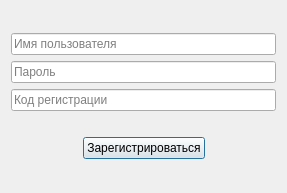
<?xml version="1.0" encoding="UTF-8"?>
<ui version="4.0">
 <class>Dialog</class>
 <widget class="QDialog" name="Dialog">
  <property name="geometry">
   <rect>
    <x>0</x>
    <y>0</y>
    <width>287</width>
    <height>193</height>
   </rect>
  </property>
  <property name="windowTitle">
   <string>Dialog</string>
  </property>
  <layout class="QVBoxLayout" name="verticalLayout">
   <item>
    <spacer name="verticalSpacer_2">
     <property name="orientation">
      <enum>Qt::Vertical</enum>
     </property>
     <property name="sizeHint" stdset="0">
      <size>
       <width>20</width>
       <height>40</height>
      </size>
     </property>
    </spacer>
   </item>
   <item>
    <widget class="QLineEdit" name="usernameLineEdit">
     <property name="inputMethodHints">
      <set>Qt::ImhNoPredictiveText</set>
     </property>
     <property name="placeholderText">
      <string>Имя пользователя</string>
     </property>
    </widget>
   </item>
   <item>
    <widget class="QLineEdit" name="passwordLineEdit">
     <property name="inputMethodHints">
      <set>Qt::ImhHiddenText|Qt::ImhNoAutoUppercase|Qt::ImhNoPredictiveText|Qt::ImhSensitiveData</set>
     </property>
     <property name="echoMode">
      <enum>QLineEdit::Password</enum>
     </property>
     <property name="placeholderText">
      <string>Пароль</string>
     </property>
     <property name="clearButtonEnabled">
      <bool>false</bool>
     </property>
    </widget>
   </item>
   <item>
    <widget class="QLineEdit" name="validationLineEdit">
     <property name="placeholderText">
      <string>Код регистрации</string>
     </property>
    </widget>
   </item>
   <item>
    <widget class="QLabel" name="warningLabel">
     <property name="styleSheet">
      <string notr="true">color: red</string>
     </property>
     <property name="text">
      <string/>
     </property>
     <property name="alignment">
      <set>Qt::AlignCenter</set>
     </property>
    </widget>
   </item>
   <item>
    <layout class="QHBoxLayout" name="horizontalLayout">
     <item>
      <spacer name="horizontalSpacer">
       <property name="orientation">
        <enum>Qt::Horizontal</enum>
       </property>
       <property name="sizeHint" stdset="0">
        <size>
         <width>40</width>
         <height>20</height>
        </size>
       </property>
      </spacer>
     </item>
     <item>
      <widget class="QPushButton" name="registerPushButton">
       <property name="sizePolicy">
        <sizepolicy hsizetype="Fixed" vsizetype="Fixed">
         <horstretch>0</horstretch>
         <verstretch>0</verstretch>
        </sizepolicy>
       </property>
       <property name="text">
        <string>Зарегистрироваться</string>
       </property>
      </widget>
     </item>
     <item>
      <spacer name="horizontalSpacer_2">
       <property name="orientation">
        <enum>Qt::Horizontal</enum>
       </property>
       <property name="sizeHint" stdset="0">
        <size>
         <width>40</width>
         <height>20</height>
        </size>
       </property>
      </spacer>
     </item>
    </layout>
   </item>
   <item>
    <spacer name="verticalSpacer">
     <property name="orientation">
      <enum>Qt::Vertical</enum>
     </property>
     <property name="sizeHint" stdset="0">
      <size>
       <width>20</width>
       <height>40</height>
      </size>
     </property>
    </spacer>
   </item>
  </layout>
 </widget>
 <resources/>
 <connections/>
</ui>
